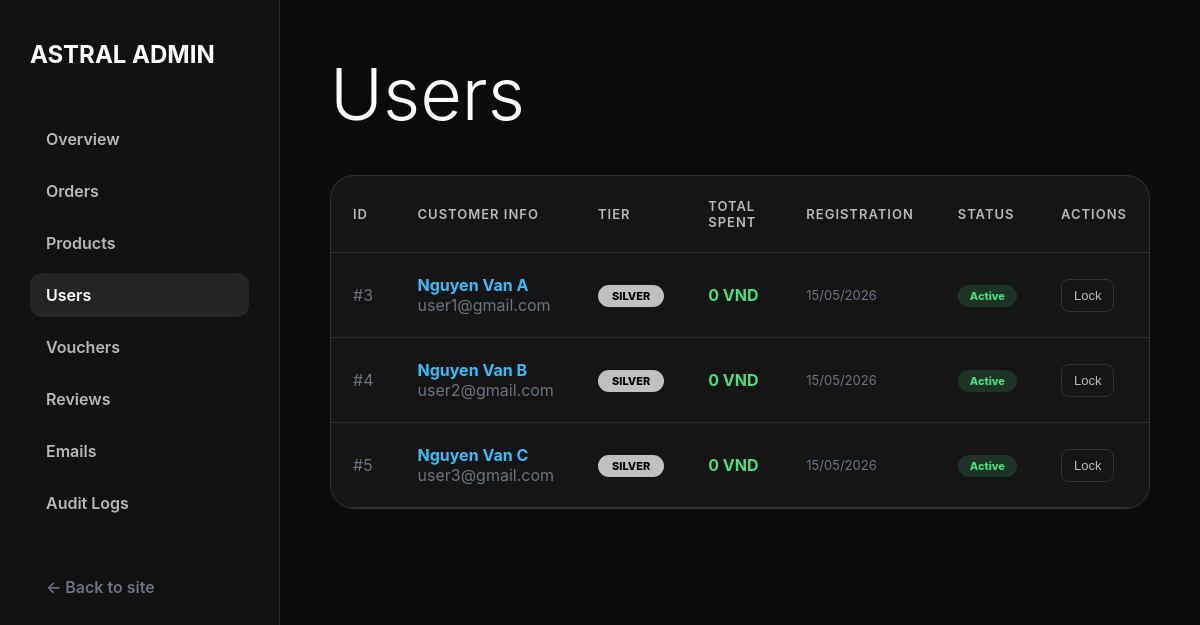
Page /admin/users (signed in) on the committed database.
### tables this page shows
CREATE TABLE users (
    id            INT UNSIGNED AUTO_INCREMENT PRIMARY KEY,
    name          VARCHAR(100)  NOT NULL,
    email         VARCHAR(150)  NOT NULL UNIQUE,
    password      VARCHAR(255)  NOT NULL,                         
    phone         VARCHAR(20)   DEFAULT NULL,
    avatar        VARCHAR(255)  DEFAULT 'default_avatar.png',
    role          ENUM('user','staff','admin') NOT NULL DEFAULT 'user',
     
    tier          ENUM('silver','gold','diamond') NOT NULL DEFAULT 'silver',
    total_spent   DECIMAL(15,2) NOT NULL DEFAULT 0.00,
    is_locked     TINYINT(1)    NOT NULL DEFAULT 0,               
    locked_reason VARCHAR(255)  DEFAULT NULL,
    is_verified   TINYINT(1)    NOT NULL DEFAULT 1,               
    verification_token VARCHAR(64) DEFAULT NULL,
    mfa_secret          VARCHAR(32)   DEFAULT NULL,
    mfa_enabled         TINYINT(1)    NOT NULL DEFAULT 0,
    created_at    TIMESTAMP     NOT NULL DEFAULT CURRENT_TIMESTAMP,
    updated_at    TIMESTAMP     NOT NULL DEFAULT CURRENT_TIMESTAMP ON UPDATE CURRENT_TIMESTAMP,

    INDEX idx_role (role),
    INDEX idx_tier (tier),
    INDEX idx_is_locked (is_locked)
);

### src/Controllers/AdminUserController.php (called while the page is built, shortened)
<?php
class AdminUserController extends Controller {
    public function index() {
        $customers = User::getAllCustomers();
        require_once __DIR__ . "/../Views/admin/users/index.php";
    }
}

### src/index.php (called while the page is built, shortened)
<?php
    $router = new Router();
    $router->get('/',           \App\Controllers\ProductController::class, 'index');
    $router->get('/plans',      \App\Controllers\ProductController::class, 'plans');
    $router->get('/product',    \App\Controllers\ProductController::class, 'detail');
    $router->get('/blog',       \App\Controllers\ProductController::class, 'blog');
    $router->get('/docs',       \App\Controllers\ProductController::class, 'docs');
    $router->get('/api/health', \App\Controllers\HealthController::class, 'index');
    $router->get('/api/service-status', \App\Controllers\ConsoleController::class, 'status');
    $router->get('/login',      \App\Controllers\AuthController::class, 'login');
    $router->post('/login',     \App\Controllers\AuthController::class, 'login');
    $router->get('/register',   \App\Controllers\AuthController::class, 'register');
    $router->post('/register',  \App\Controllers\AuthController::class, 'register');
    $router->get('/logout',     \App\Controllers\AuthController::class, 'logout');
    $router->get('/verify',     \App\Controllers\AuthController::class, 'verify');
    $router->get('/verify-otp', \App\Controllers\AuthController::class, 'showOtpForm');
    $router->post('/verify-otp',\App\Controllers\AuthController::class, 'showOtpForm');
    $router->get('/forgot-password',    \App\Controllers\PasswordResetController::class, 'forgot');
    $router->post('/forgot-password',   \App\Controllers\PasswordResetController::class, 'forgot');
    $router->get('/reset-password',     \App\Controllers\PasswordResetController::class, 'reset');
    $router->post('/reset-password',    \App\Controllers\PasswordResetController::class, 'reset');
    $router->get('/mfa-verify',     \App\Controllers\AuthController::class, 'mfaVerify');
    $router->post('/mfa-verify',    \App\Controllers\AuthController::class, 'mfaVerify');
    $router->get('/mfa-setup',      \App\Controllers\ProfileController::class, 'setupMfa');
    $router->post('/mfa-setup',     \App\Controllers\ProfileController::class, 'setupMfa');
    $router->get('/cart',           \App\Controllers\CartController::class, 'index');
    $router->post('/cart/add',      \App\Controllers\CartController::class, 'add');
    $router->post('/cart/remove',   \App\Controllers\CartController::class, 'remove');
    $router->post('/cart/update',   \App\Controllers\CartController::class, 'update');
    $router->get('/cart/count',     \App\Controllers\CartController::class, 'count');
    $router->get('/checkout',       \App\Controllers\CheckoutController::class, 'index');
    $router->post('/checkout/place-order',      \App\Controllers\CheckoutController::class, 'placeOrder');
    $router->get('/checkout/place-order',       \App\Controllers\CheckoutController::class, 'placeOrderGet');
    $router->get('/checkout/success',           \App\Controllers\CheckoutController::class, 'success');
    $router->post('/checkout/validate-voucher', \App\Controllers\CheckoutController::class, 'validateVoucher');
    $router->get('/payment/vnpay-return',   \App\Controllers\PaymentController::class, 'vnpayReturn');
    $router->get('/payment/vnpay-ipn',      \App\Controllers\PaymentController::class, 'vnpayIpn');
    $router->get('/orders',             \App\Controllers\OrderController::class, 'index');
    $router->get('/orders/invoice',     \App\Controllers\OrderController::class, 'invoice');
    $router->post('/orders/cancel',     \App\Controllers\OrderController::class, 'cancel');
    $router->post('/service/stop',      \App\Controllers\ServiceController::class, 'stop');
    $router->post('/service/start',     \App\Controllers\ServiceController::class, 'start');
    $router->post('/service/restart',   \App\Controllers\ServiceController::class, 'restart');
    $router->post('/service/rebuild',   \App\Controllers\ServiceController::class, 'rebuild');
    $router->get('/inbox',              \App\Controllers\InboxController::class, 'index');
    $router->post('/inbox/read',        \App\Controllers\InboxController::class, 'markRead');
    $router->get('/profile',            \App\Controllers\ProfileController::class, 'index');
    $router->post('/profile/update',    \App\Controllers\ProfileController::class, 'update');
    $router->get('/console',            \App\Controllers\ConsoleController::class, 'index');
    $router->get('/admin/orders',           \App\Controllers\AdminOrderController::class, 'index');
    $router->get('/admin/orders/invoice',   \App\Controllers\AdminOrderController::class, 'invoice');
    $router->post('/admin/orders/update',   \App\Controllers\AdminOrderController::class, 'update');
    $router->get('/admin/products',         \App\Controllers\AdminProductController::class, 'index');
    $router->post('/admin/products/store',  \App\Controllers\AdminProductController::class, 'store');
    $router->post('/admin/products/update', \App\Controllers\AdminProductController::class, 'update');
    $router->post('/admin/products/toggle', \App\Controllers\AdminProductController::class, 'toggle');
    $router->get('/admin',                  \App\Controllers\AdminDashboardController::class, 'index');
    $router->get('/admin/dashboard',        \App\Controllers\AdminDashboardController::class, 'index');
    $router->get('/admin/users',            \App\Controllers\AdminUserController::class, 'index');
    $router->post('/admin/users/toggle-lock', \App\Controllers\AdminUserController::class, 'toggleLock');
    $router->get('/admin/vouchers',         \App\Controllers\AdminVoucherController::class, 'index');
    $router->post('/admin/vouchers/store',  \App\Controllers\AdminVoucherController::class, 'store');
    $router->post('/admin/vouchers/toggle', \App\Controllers\AdminVoucherController::class, 'toggle');
    $router->get('/admin/reviews',          \App\Controllers\AdminReviewController::class, 'index');
    $router->post('/admin/reviews/toggle',   \App\Controllers\AdminReviewController::class, 'toggle');
    $router->get('/admin/emails',           \App\Controllers\AdminEmailController::class, 'index');
    $router->post('/admin/emails/send',     \App\Controllers\AdminEmailController::class, 'send');
    $router->get('/admin/audit-logs',      \App\Controllers\AdminAuditLogController::class, 'index');
    $router->post('/review/submit',        \App\Controllers\ReviewController::class, 'submit');
    $router->dispatch();

### src/Models/User.php (called while the page is built, shortened)
<?php
class User {
    public static function getAllCustomers(): array {
        $pdo = Database::getConnection();
        $sql = "
            SELECT id, name, email, phone, tier, total_spent, is_locked, created_at
            FROM users
            WHERE role = 'user'
            ORDER BY created_at DESC
        ";
        return $pdo->query($sql)->fetchAll(\PDO::FETCH_ASSOC);
    }
}

### src/Views/admin/users/index.php (the view, shortened to what this page needs)
<!DOCTYPE html>
<html lang="en">
<head>
    <link rel="stylesheet" href="/css/base.css">
</head>
<body>
    <div class="admin-layout">
        <div class="admin-sidebar">
            <h2>ASTRAL ADMIN</h2>
            <a href="/admin">Overview</a>
            <a href="/admin/orders">Orders</a>
            <a href="/admin/products">Products</a>
            <a href="/admin/users" class="active">Users</a>
            <a href="/admin/vouchers">Vouchers</a>
            <a href="/admin/reviews">Reviews</a>
            <a href="/admin/emails">Emails</a>
            <a href="/admin/audit-logs">Audit Logs</a>
            <div style="margin-top:auto;padding-top:32px;">
                <a href="/" style="color:#6b7280;">← Back to site</a>
            </div>
        </div>
        <div class="admin-content">
            <h1>Users</h1>
            <div style="background:#151515;border-radius:24px;border:1px solid rgba(255,255,255,0.12);overflow:hidden;">
                <div class="table-responsive">
                    <table class="admin-table">
                        <thead>
                            <tr>
                                <th>ID</th>
                                <th>Customer Info</th>
                                <th>Tier</th>
                                <th>Total Spent</th>
                                <th>Registration</th>
                                <th>Status</th>
                                <th>Actions</th>
                            </tr>
                        </thead>
                        <tbody>
                            <?php foreach ($customers as $user): ?>
                                <tr>
                                    <td style="color:#6b7280;">#<?= $user['id'] ?></td>
                                    <td>
                                        <div class="fw-bold" style="color:#38bdf8;"><?= htmlspecialchars($user['name']) ?></div>
                                        <span class="text-muted"><?= htmlspecialchars($user['email']) ?></span>
                                    </td>
                                    <td>
                                        <span class="tier-badge <?= $user['tier'] ?>"><?= strtoupper($user['tier']) ?></span>
                                    </td>
                                    <td class="fw-bold" style="color:#4ade80;"><?= number_format($user['total_spent'], 0, ',', '.') ?> VND</td>
                                    <td style="color:#6b7280;font-size:13px;"><?= date('d/m/Y', strtotime($user['created_at'])) ?></td>
                                    <td>
                                        <span class="user-status <?= $user['is_locked'] ? 'locked' : 'active' ?>"><?= $user['is_locked'] ? 'Locked' : 'Active' ?></span>
                                    </td>
                                    <td>
                                        <form action="/admin/users/toggle-lock" method="POST" onsubmit="return confirm('Are you sure you want to <?= $user['is_locked'] ? 'UNLOCK' : 'LOCK' ?> this account?');">
                                            <button type="submit" class="action-btn <?= $user['is_locked'] ? 'success' : 'danger' ?>">
                                                <?= $user['is_locked'] ? 'Unlock' : 'Lock' ?>
                                            </button>
                                        </form>
                                    </td>
                                </tr>
                            <?php endforeach; ?>
                        </tbody>
                    </table>
                </div>
            </div>
        </div>
    </div>
</body>
</html>

### src/css/base.css (style rules this page uses)
* { margin: 0; padding: 0; box-sizing: border-box; }
html { scroll-behavior: smooth; }
body { font-family: "Inter", sans-serif; background: #0b0b0b; color: #fff; overflow-x: hidden; }
a { text-decoration: none; color: inherit; }
.admin-layout { display: flex; min-height: 100vh; }
.admin-sidebar { width: 280px; background: #111; padding: 40px 30px; border-right: 1px solid rgba(255, 255, 255, 0.1); position: fixed; top: 0; left: 0; height: 100vh; overflow-y: auto; z-index: 100; }
.admin-sidebar h2 { font-size: 24px; margin-bottom: 48px; display: flex; align-items: center; gap: 10px; }
.admin-sidebar a { display: block; color: #b8b8b8; margin-bottom: 8px; padding: 12px 16px; border-radius: 12px; font-weight: 600; transition: all 0.2s ease; }
.admin-sidebar a:hover, .admin-sidebar a.active { background: rgba(255, 255, 255, 0.08); color: #fff; }
.admin-content { flex: 1; padding: 50px; margin-left: 280px; }
.admin-content h1 { font-size: clamp(52px, 6vw, 76px); font-weight: 300; margin-bottom: 38px; }
.admin-table { width: 100%; border-collapse: collapse; background: #151515; border-radius: 20px; overflow: hidden; }
.admin-table th, .admin-table td { padding: 22px; border-bottom: 1px solid rgba(255, 255, 255, 0.1); text-align: left; }
.admin-table th { color: #b8b8b8; font-weight: 600; font-size: 13px; text-transform: uppercase; letter-spacing: 1px; }
.silver { background: #c0c0c0; color: #000; }
.text-muted { color: #6b7280; }
.fw-bold { font-weight: 700; }
.table-responsive { overflow-x: auto; }

### src/Views/admin/users/index.php (style rules this page uses)
.tier-badge { padding:4px 14px; border-radius:999px; font-size:11px; font-weight:800; display:inline-block; }
.tier-badge.silver { background:#c0c0c0; color:#000; }
.user-status { padding:4px 12px; border-radius:999px; font-size:11px; font-weight:800; display:inline-block; }
.user-status.active { background:rgba(74,222,128,0.15); color:#4ade80; }
.action-btn { padding:8px 12px; border-radius:8px; border:1px solid rgba(255,255,255,0.12); background:transparent; color:#b8b8b8; cursor:pointer; font-size:13px; }

### rows in the picture
users: id "3", name "Nguyen Van A", email "user1@gmail.com", tier "SILVER", total_spent "0", created_at "15/05/2026", is_locked "Active"
users: id "4", name "Nguyen Van B", email "user2@gmail.com", tier "SILVER", total_spent "0", created_at "15/05/2026", is_locked "Active"
users: id "5", name "Nguyen Van C", email "user3@gmail.com", tier "SILVER", total_spent "0", created_at "15/05/2026", is_locked "Active"
